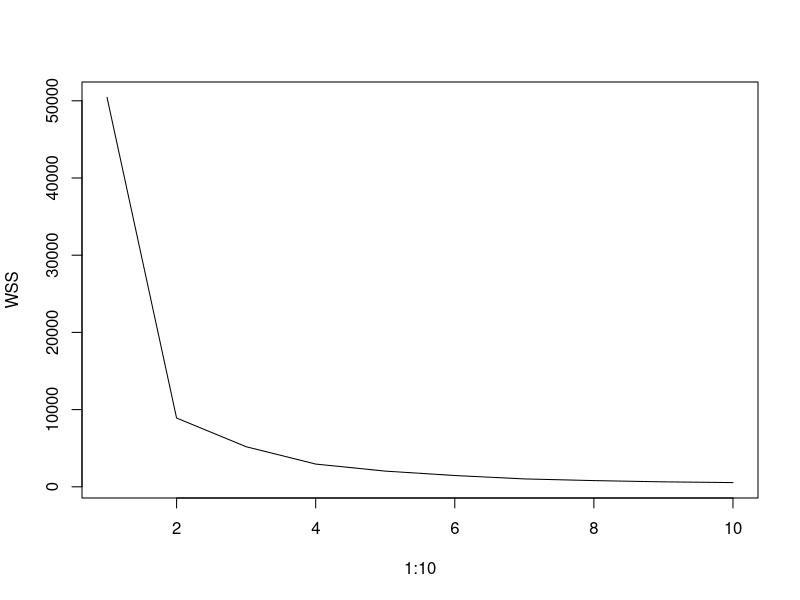
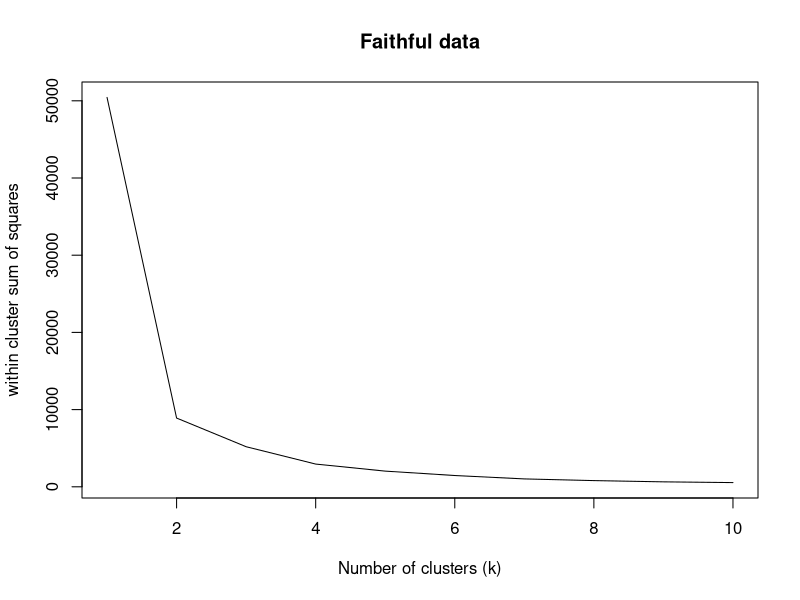
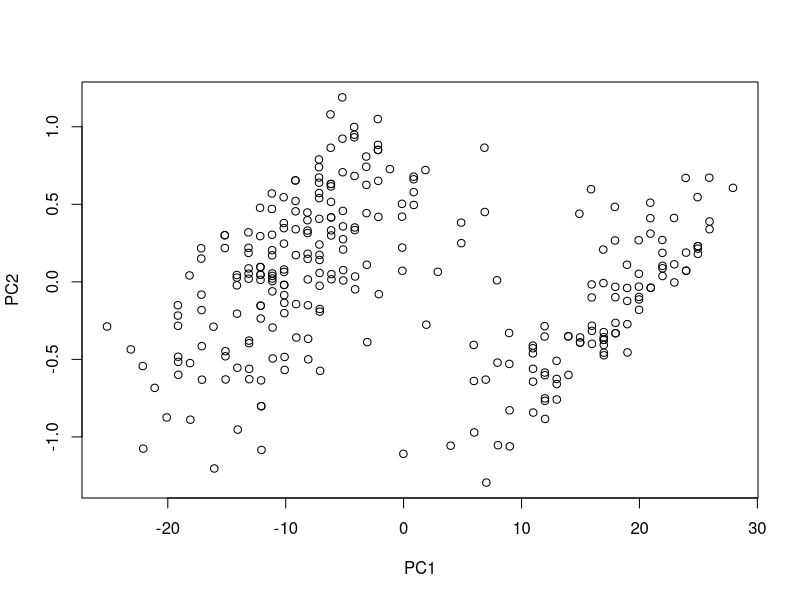
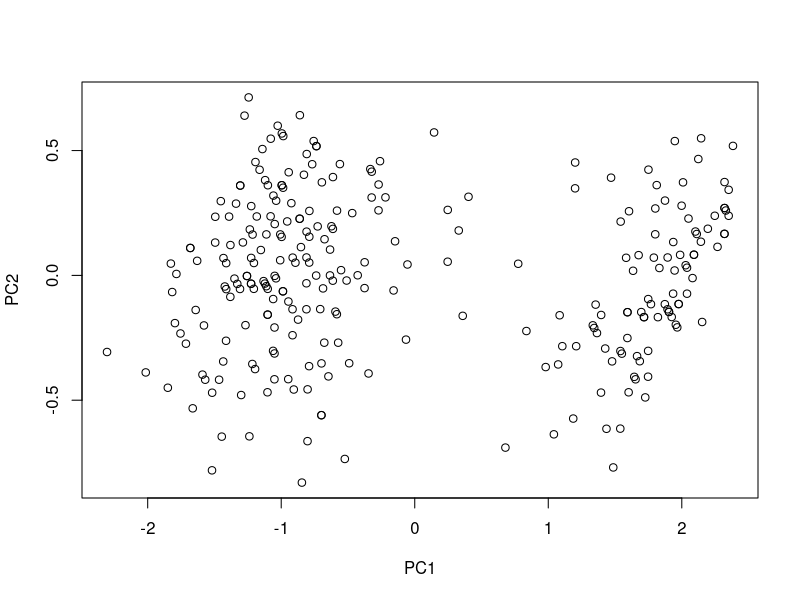

The R script that drew these images, in order:
WSS = rep(0,10)
for(k in 1:10){
  fit  = kmeans(faithful, k, nstart = 50)
  WSS[k] = fit$tot.withinss
}
##fit$withinss
##fit$tot.withinss
WSS
plot(1:10, WSS, type = "l") ##Better to give title and label axis better
plot(1:10, WSS, type = "l", ylab = "within cluster sum of squares", main ="Faithful data", xlab = "Number of clusters (k)")

pc2 = prcomp(faithful)
summary(pc2)
plot(predict(pc2))
pc2 = prcomp(faithful, scale. = TRUE) ##Standardized
summary(pc2)
plot(predict(pc2))
